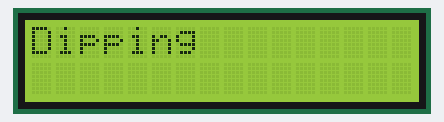
A sketch run on a simulated Arduino Mega 2560, built with avr-gcc and run on an emulated ATmega2560. On the bench: 16×2 character LCD.

Above: at 0.1 s.
At 1.28 s:
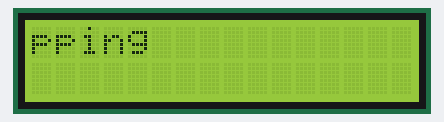
At 1.88 s:
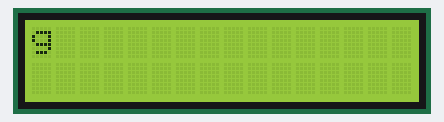
At 2.64 s:
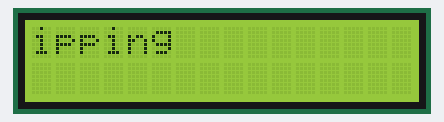

The sketch:

LCD_test.ino
```cpp
// https://www.arduino.cc/en/Reference/LiquidCrystal
#include <LiquidCrystal.h>

/* Diagrams
LCD Pin             Potentiometer Pin             Arduino Mega 2560 Pin
1(GND)              GND                           GND
2(Vcc)              Vcc                           +5V
3(Vo)               Out
4(RS)                                             12
5(RW)
6(EN)                                             11
7(DB0)
8(DB1)
9(DB2)
10(DB3)
11(DB4)                                           5
12(DB5)                                           4
13(DB6)                                           3
14(DB7)                                           2
15(Bkl+)          	                              +5V
16(Bkl-)                                          GND

*/

// Assign display pins to board pins
const int LCD_RS = 12,
          LCD_EN = 11,
          LCD_D4 = 5,
          LCD_D5 = 4,
          LCD_D6 = 3,
          LCD_D7 = 2;

// Message strings
const String MSG_ATTACH_TEABAG = "Attach teabag";
const String MSG_DIPPING = "Dipping";
const String MSG_WAIT = "Please wait";
const String MSG_DONE = "Done";
const String MSG_CLEANUP = "Remove teabag";

// Initialize display
LiquidCrystal lcd(LCD_RS,
                  LCD_EN,
                  LCD_D4,
                  LCD_D5,
                  LCD_D6,
                  LCD_D7);

void setup() {
  // Set display's number of columns and rows
  lcd.begin(16, 2);
  // Print a message to display
  lcd.print(MSG_DIPPING);
}

void loop() {
  // Show display content
  //lcd.display();


  // Hide display content
  //lcd.noDisplay();

  delay(1000);
  scrollText(MSG_ATTACH_TEABAG);

  // Set cursor to column and row number
  //lcd.setCursor(0, 0);
  // Print numbe of secs since reset
  //lcd.print(millis() / 1000);
}

// https://www.arduino.cc/en/Tutorial/LiquidCrystalScroll
void scrollText(String str) {
 // scroll 13 positions (string length) to the left
  // to move it offscreen left:
  for (int positionCounter = 0; positionCounter < str.length() / 2; positionCounter++) {
    // scroll one position left:
    lcd.scrollDisplayLeft();
    // wait a bit:
    delay(150);
  }

  // scroll 29 positions (string length + display length) to the right
  // to move it offscreen right:
  for (int positionCounter = 0; positionCounter < str.length() / 2; positionCounter++) {
    // scroll one position right:
    lcd.scrollDisplayRight();
    // wait a bit:
    delay(150);
  }

}
```

Measured:
- by itself, everything shown: repeats every 2.8 s, in 12 steps
